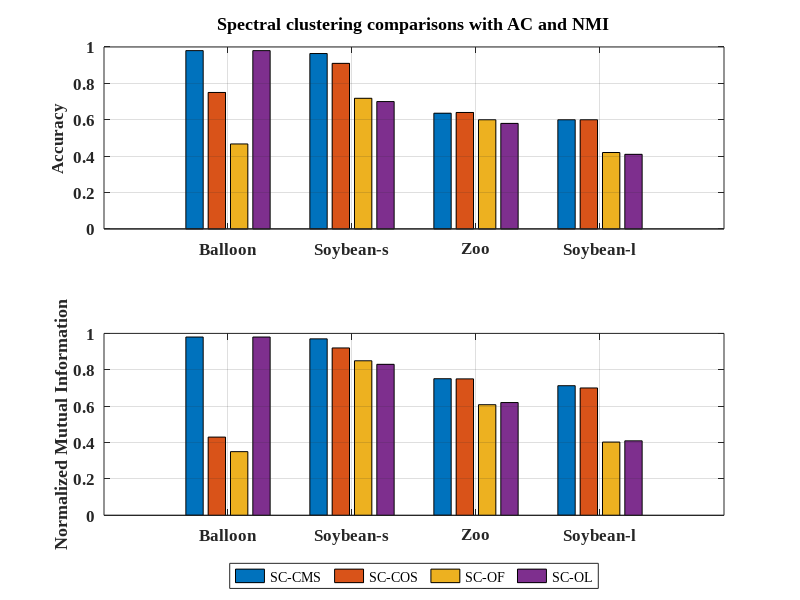

MATLAB code to generate this figure:
clc, clear, close all;
%NMI FOR SC

y=[0.98,		0.97,		0.7509,	0.7125;
    0.43,		0.92,		0.75,	0.7;
    0.35,		0.8495,		0.608,	0.4027;
    0.98,		0.83,		0.6199,	0.4095;];
yy=y';
%AC FOR SC
y1=[0.98,		0.964,		0.636,	0.6;
    0.75,		0.91,		0.64,	0.6;
   0.467,		0.718,		0.6,	0.42;
    0.98,		0.70,		0.58,	0.41;];
yy1=y1';
x=[1,2,3,4];
name={'Balloon','Soybean-s','Zoo','Soybean-l'};

figure;
subplot(2,1,1);
bar(x,yy1,'grouped');
title('Spectral clustering comparisons with AC and NMI','FontName','Times New Roman','FontWeight','Bold','FontSize',12);
set(gca,'XTickLabel',name,'FontName','Times New Roman','FontWeight','Bold','Fontsize',12);
ylabel('Accuracy','FontName','Times New Roman','FontWeight','Bold','FontSize',12);
grid on;


subplot(2,1,2);
bar(x,yy,'grouped');
ylabel('Normalized Mutual Information','FontName','Times New Roman','FontWeight','Bold','FontSize',12);
set(gca,'XTickLabel',name,'FontName','Times New Roman','FontWeight','Bold','Fontsize',12);

%location=[left,bottom,width,height];
hleg=legend('SC-CMS','SC-COS','SC-OF','SC-OL');

set(hleg,'Orientation','horizontal');
%set(hleg,'Interpreter','none')

set(hleg,'Location','BestOutside');
set(hleg,'FontName','Times New Roman','Fontsize',10);
grid on;